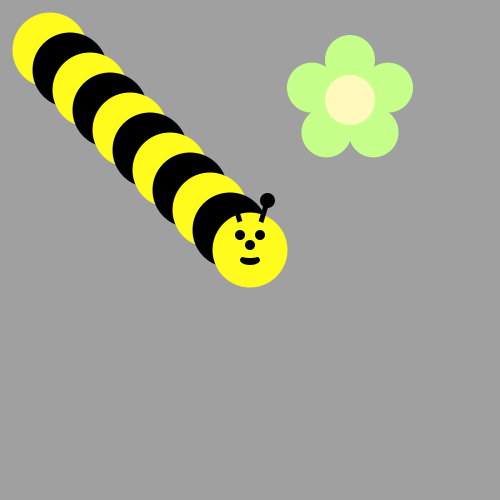
Frame 1 (no input)
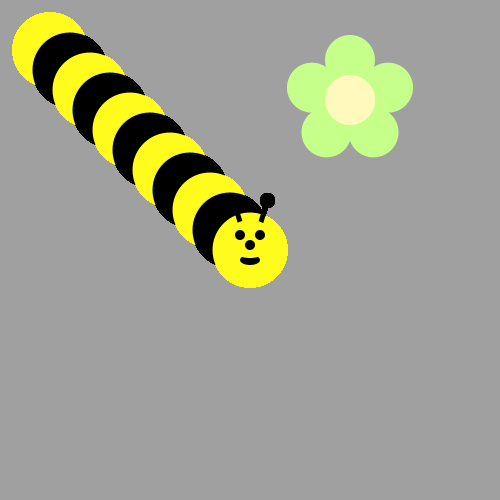
Frame 60 (the mouse pressed at the canvas centre just before this capture)
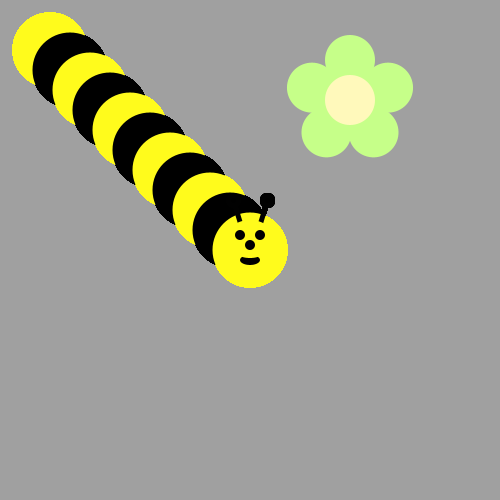
Frame 120 (the mouse held since frame 60 and released just before this capture)

The Processing sketch that drew these frames (run headless with seeded random() and noise(); from frame 60 on, the mouse is pressed at the canvas centre):

// Processing sketch: Bumblebee
// ── Bumblebee.pde
void draw() {
  /*Use A loop to make a body for the Bee!
   Then put his head on using drawBeeFace(x,y)
   Use Modulo to make the colors alternate 
   */
for (int i = 0; i < 11; i++) {
if (i%2 == 0) { 
fill(255, 251, 28);
ellipse (50+i*20, 50+i*20, 75, 75);
} else {
fill(0, 0, 0);
ellipse (50+i*20, 50+i*20, 75, 75);
}
}
drawBeeFace(250, 250);

} 
void drawFlower(int x, int y) {
  noStroke();
  translate(x, y);
  // draw 5 petals, rotating after each one
  fill(#c6ff89); // green
  for (int i = 0; i < 5; i++) {
    ellipse(0, -40, 50, 50);
    rotate(radians(72));
  }
  fill(#fff9bb); // light yellow
  ellipse(0, 0, 50, 50);
}
 
void drawBeeFace(int BeeFaceX, int BeeFaceY) {
  noStroke();
  fill(0, 0, 0);
  stroke(1);
  strokeWeight(5);
  line(BeeFaceX-10, BeeFaceY-27, BeeFaceX-17, BeeFaceY-50);
  line(BeeFaceX+10, BeeFaceY-27, BeeFaceX+17, BeeFaceY-50);
  ellipse(BeeFaceX-17, BeeFaceY-50, 10, 10);
  ellipse(BeeFaceX+17, BeeFaceY-50, 10, 10);
  noStroke();
  fill(255, 251, 28);
  ellipse(BeeFaceX, BeeFaceY, 60, 60); // face
  fill(255, 237, 209);
  fill(0, 0, 0);
  ellipse(BeeFaceX-10, BeeFaceY-15, 10, 10); // eyes
  ellipse(BeeFaceX+10, BeeFaceY-15, 10, 10);
  ellipse(BeeFaceX, BeeFaceY-5, 10, 10); // nose
  ellipse(BeeFaceX, BeeFaceY+10, 20, 10);// mouth
  fill(255, 251, 28);
  ellipse(BeeFaceX, BeeFaceY+5, 20, 6);
}
void setup() {  
  ellipseMode(CENTER);
  size(500, 500);
  background(160, 160, 160); 
  drawFlower(350, 100);
}
